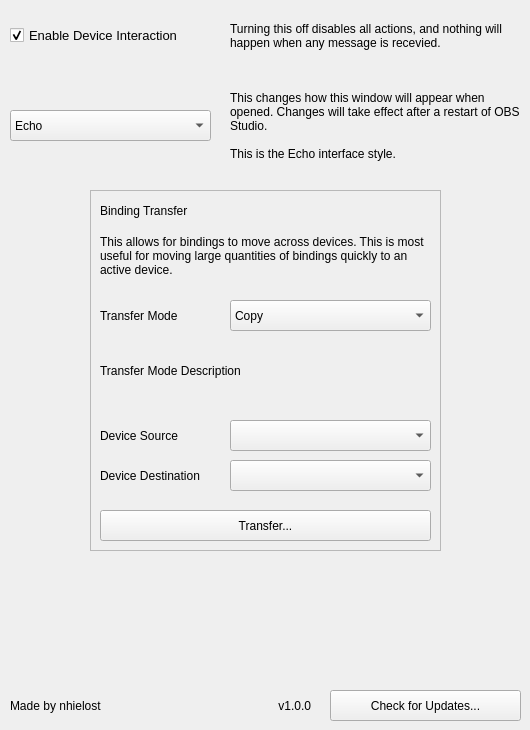
   <widget class="QWidget" name="preferences_page">
    <widget class="QCheckBox" name="editor_global_enable">
     <property name="geometry">
      <rect>
       <x>10</x>
       <y>10</y>
       <width>211</width>
       <height>51</height>
      </rect>
     </property>
     <property name="font">
      <font>
       <family>Tahoma</family>
       <pointsize>10</pointsize>
      </font>
     </property>
     <property name="styleSheet">
      <string notr="true"/>
     </property>
     <property name="text">
      <string>Enable Device Interaction</string>
     </property>
     <property name="checked">
      <bool>true</bool>
     </property>
    </widget>
    <widget class="QLabel" name="text_global_enable">
     <property name="geometry">
      <rect>
       <x>230</x>
       <y>10</y>
       <width>291</width>
       <height>51</height>
      </rect>
     </property>
     <property name="font">
      <font>
       <family>Tahoma</family>
       <pointsize>9</pointsize>
      </font>
     </property>
     <property name="text">
      <string>Turning this off disables all actions, and nothing will happen when any message is recevied.</string>
     </property>
     <property name="wordWrap">
      <bool>true</bool>
     </property>
    </widget>
    <widget class="QLabel" name="label_version">
     <property name="geometry">
      <rect>
       <x>260</x>
       <y>690</y>
       <width>51</width>
       <height>31</height>
      </rect>
     </property>
     <property name="font">
      <font>
       <family>Tahoma</family>
       <pointsize>9</pointsize>
      </font>
     </property>
     <property name="text">
      <string>v1.0.0</string>
     </property>
     <property name="alignment">
      <set>Qt::AlignRight|Qt::AlignTrailing|Qt::AlignVCenter</set>
     </property>
    </widget>
    <widget class="QLabel" name="label_author">
     <property name="geometry">
      <rect>
       <x>10</x>
       <y>690</y>
       <width>111</width>
       <height>31</height>
      </rect>
     </property>
     <property name="font">
      <font>
       <family>Tahoma</family>
       <pointsize>9</pointsize>
      </font>
     </property>
     <property name="text">
      <string>Made by nhielost</string>
     </property>
     <property name="alignment">
      <set>Qt::AlignLeading|Qt::AlignLeft|Qt::AlignVCenter</set>
     </property>
    </widget>
    <widget class="QComboBox" name="editor_interface_style">
     <property name="geometry">
      <rect>
       <x>10</x>
       <y>110</y>
       <width>201</width>
       <height>31</height>
      </rect>
     </property>
     <property name="sizePolicy">
      <sizepolicy hsizetype="Preferred" vsizetype="Fixed">
       <horstretch>0</horstretch>
       <verstretch>0</verstretch>
      </sizepolicy>
     </property>
     <property name="font">
      <font>
       <family>Tahoma</family>
       <pointsize>9</pointsize>
      </font>
     </property>
     <item>
      <property name="text">
       <string>Echo</string>
      </property>
     </item>
     <item>
      <property name="text">
       <string>Legacy</string>
      </property>
     </item>
    </widget>
    <widget class="QLabel" name="text_interface_style">
     <property name="geometry">
      <rect>
       <x>230</x>
       <y>70</y>
       <width>291</width>
       <height>111</height>
      </rect>
     </property>
     <property name="font">
      <font>
       <family>Tahoma</family>
       <pointsize>9</pointsize>
      </font>
     </property>
     <property name="text">
      <string>This changes how this window will appear when opened. Changes will take effect after a restart of OBS Studio.

This is the Echo interface style.</string>
     </property>
     <property name="wordWrap">
      <bool>true</bool>
     </property>
    </widget>
    <widget class="QFrame" name="binding_transfer_frame">
     <property name="geometry">
      <rect>
       <x>90</x>
       <y>190</y>
       <width>351</width>
       <height>361</height>
      </rect>
     </property>
     <property name="styleSheet">
      <string notr="true">border-color: rgb(14, 14, 14);</string>
     </property>
     <property name="frameShape">
      <enum>QFrame::StyledPanel</enum>
     </property>
     <property name="frameShadow">
      <enum>QFrame::Plain</enum>
     </property>
     <property name="lineWidth">
      <number>3</number>
     </property>
     <widget class="QPushButton" name="button_binding_transfer">
      <property name="geometry">
       <rect>
        <x>10</x>
        <y>320</y>
        <width>331</width>
        <height>31</height>
       </rect>
      </property>
      <property name="sizePolicy">
       <sizepolicy hsizetype="Preferred" vsizetype="Fixed">
        <horstretch>0</horstretch>
        <verstretch>0</verstretch>
       </sizepolicy>
      </property>
      <property name="font">
       <font>
        <family>Tahoma</family>
        <pointsize>9</pointsize>
       </font>
      </property>
      <property name="cursor">
       <cursorShape>PointingHandCursor</cursorShape>
      </property>
      <property name="text">
       <string>Transfer...</string>
      </property>
      <property name="checkable">
       <bool>false</bool>
      </property>
     </widget>
     <widget class="QComboBox" name="editor_transfer_source">
      <property name="geometry">
       <rect>
        <x>140</x>
        <y>230</y>
        <width>201</width>
        <height>31</height>
       </rect>
      </property>
      <property name="sizePolicy">
       <sizepolicy hsizetype="Preferred" vsizetype="Fixed">
        <horstretch>0</horstretch>
        <verstretch>0</verstretch>
       </sizepolicy>
      </property>
      <property name="font">
       <font>
        <family>Tahoma</family>
        <pointsize>9</pointsize>
       </font>
      </property>
     </widget>
     <widget class="QLabel" name="label_transfer_dest">
      <property name="geometry">
       <rect>
        <x>10</x>
        <y>270</y>
        <width>111</width>
        <height>31</height>
       </rect>
      </property>
      <property name="font">
       <font>
        <family>Tahoma</family>
        <pointsize>9</pointsize>
       </font>
      </property>
      <property name="text">
       <string>Device Destination</string>
      </property>
      <property name="wordWrap">
       <bool>true</bool>
      </property>
     </widget>
     <widget class="QLabel" name="label_transfer_mode">
      <property name="geometry">
       <rect>
        <x>10</x>
        <y>110</y>
        <width>111</width>
        <height>31</height>
       </rect>
      </property>
      <property name="font">
       <font>
        <family>Tahoma</family>
        <pointsize>9</pointsize>
       </font>
      </property>
      <property name="text">
       <string>Transfer Mode</string>
      </property>
      <property name="wordWrap">
       <bool>true</bool>
      </property>
     </widget>
     <widget class="QLabel" name="text_transfer_mode">
      <property name="geometry">
       <rect>
        <x>10</x>
        <y>140</y>
        <width>331</width>
        <height>81</height>
       </rect>
      </property>
      <property name="font">
       <font>
        <family>Tahoma</family>
        <pointsize>9</pointsize>
       </font>
      </property>
      <property name="text">
       <string>Transfer Mode Description</string>
      </property>
      <property name="wordWrap">
       <bool>true</bool>
      </property>
     </widget>
     <widget class="QComboBox" name="editor_transfer_mode">
      <property name="geometry">
       <rect>
        <x>140</x>
        <y>110</y>
        <width>201</width>
        <height>31</height>
       </rect>
      </property>
      <property name="sizePolicy">
       <sizepolicy hsizetype="Preferred" vsizetype="Fixed">
        <horstretch>0</horstretch>
        <verstretch>0</verstretch>
       </sizepolicy>
      </property>
      <property name="font">
       <font>
        <family>Tahoma</family>
        <pointsize>9</pointsize>
       </font>
      </property>
      <item>
       <property name="text">
        <string>Copy</string>
       </property>
      </item>
      <item>
       <property name="text">
        <string>Move</string>
       </property>
      </item>
      <item>
       <property name="text">
        <string>Replace</string>
       </property>
      </item>
     </widget>
     <widget class="QLabel" name="text_binding_transfer">
      <property name="geometry">
       <rect>
        <x>10</x>
        <y>30</y>
        <width>331</width>
        <height>71</height>
       </rect>
      </property>
      <property name="font">
       <font>
        <family>Tahoma</family>
        <pointsize>9</pointsize>
       </font>
      </property>
      <property name="text">
       <string>This allows for bindings to move across devices. This is most useful for moving large quantities of bindings quickly to an active device.</string>
      </property>
      <property name="wordWrap">
       <bool>true</bool>
      </property>
     </widget>
     <widget class="QComboBox" name="editor_transfer_dest">
      <property name="geometry">
       <rect>
        <x>140</x>
        <y>270</y>
        <width>201</width>
        <height>31</height>
       </rect>
      </property>
      <property name="sizePolicy">
       <sizepolicy hsizetype="Preferred" vsizetype="Fixed">
        <horstretch>0</horstretch>
        <verstretch>0</verstretch>
       </sizepolicy>
      </property>
      <property name="font">
       <font>
        <family>Tahoma</family>
        <pointsize>9</pointsize>
       </font>
      </property>
     </widget>
     <widget class="QLabel" name="label_binding_transfer">
      <property name="geometry">
       <rect>
        <x>10</x>
        <y>10</y>
        <width>331</width>
        <height>21</height>
       </rect>
      </property>
      <property name="font">
       <font>
        <family>Tahoma</family>
        <pointsize>9</pointsize>
       </font>
      </property>
      <property name="text">
       <string>Binding Transfer</string>
      </property>
      <property name="wordWrap">
       <bool>true</bool>
      </property>
     </widget>
     <widget class="QLabel" name="label_transfer_source">
      <property name="geometry">
       <rect>
        <x>10</x>
        <y>230</y>
        <width>111</width>
        <height>31</height>
       </rect>
      </property>
      <property name="font">
       <font>
        <family>Tahoma</family>
        <pointsize>9</pointsize>
       </font>
      </property>
      <property name="text">
       <string>Device Source</string>
      </property>
      <property name="wordWrap">
       <bool>true</bool>
      </property>
     </widget>
    </widget>
    <widget class="QPushButton" name="button_update_check">
     <property name="geometry">
      <rect>
       <x>330</x>
       <y>690</y>
       <width>191</width>
       <height>31</height>
      </rect>
     </property>
     <property name="sizePolicy">
      <sizepolicy hsizetype="Preferred" vsizetype="Fixed">
       <horstretch>0</horstretch>
       <verstretch>0</verstretch>
      </sizepolicy>
     </property>
     <property name="font">
      <font>
       <family>Tahoma</family>
       <pointsize>9</pointsize>
      </font>
     </property>
     <property name="cursor">
      <cursorShape>PointingHandCursor</cursorShape>
     </property>
     <property name="text">
      <string>Check for Updates...</string>
     </property>
     <property name="checkable">
      <bool>false</bool>
     </property>
    </widget>
   </widget>
